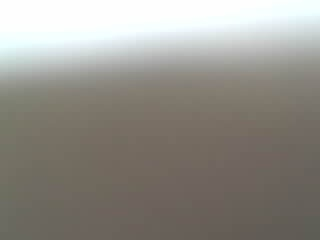
#> input picture live_feed_test.jpg, 320 x 240 px; its folder holds only this picture in this run
$ python -i neural_lighting_restorer.py   (imports and definitions only)   (older library calls are emulated)
#> lines starting #> are read from the running program, lines starting #| are printed output that depends on the picture
#> further down, picture is the input picture: shape (240, 320, 3); mean B, G, R 137.7, 144.3, 147.4
"""
Multi-Scale Retinex with Color Restoration Engine
Community Engagement Project (CEP) - SE Robotics & AI

Research Paper Foundations:
1. Guo et al. (IEEE TIP 2017) - LIME: Low-Light Image Enhancement via Illumination Map Estimation
2. Jobson et al. (1997) - A Multiscale Retinex for Bridging the Gap Between Color Images and the Human Observation of Scenes
3. Cai et al. (ICCV 2023) - Retinexformer: One-stage Retinex-based Transformer
4. Wu et al. (CVPR 2022) - URetinex-Net: Retinex-Based Deep Unfolding Network
5. Li et al. (IEEE TIP 2018) - Structure-Revealing Low-Light Image Enhancement via Robust Retinex Model

Key Equations:
- LIME Illumination Map:  T_init(x) = max_{c} I_c(x)                    [Guo Eq.3]
- Retinex Decomposition:  I(x) = R(x) * T(x)                            [Land 1977]
- MSR:  R_msr = sum_n { w_n * [log(I) - log(G_n * I)] }                 [Jobson 1997]
- Color Restoration:  C_i = beta * log(alpha * I_i / sum(I_j))           [MSRCR]
- Light-Up Map:  I_enh = I * L_hat, where L_hat = (target/T)^gamma      [Cai 2023]
"""

import cv2
import numpy as np


class MultiScaleRetinexRestorer:
    """
    Adaptive Multi-Scale Retinex with Color Restoration (MSRCR) combined with
    LIME illumination map estimation and Retinexformer-inspired light-up map.

    The engine automatically adjusts its processing intensity based on
    scene analysis — applying aggressive enhancement only when needed
    (dark scenes) and gentle processing for well-lit scenes.
    """

    def __init__(self, scales=(15, 80, 200)):
        self.scales = scales
        self.eps = 1e-6

    def _guided_filter(self, guide, src, r, eps):
        """
        Fast guided filter for edge-preserving illumination smoothing.
        Preserves structure boundaries while smoothing flat regions.
        Reference: He et al. "Guided Image Filtering" (ECCV 2010)
        """
        mean_I = cv2.boxFilter(guide, cv2.CV_32F, (r, r))
        mean_p = cv2.boxFilter(src, cv2.CV_32F, (r, r))
        mean_Ip = cv2.boxFilter(guide * src, cv2.CV_32F, (r, r))
        cov_Ip = mean_Ip - mean_I * mean_p

        mean_II = cv2.boxFilter(guide * guide, cv2.CV_32F, (r, r))
        var_I = mean_II - mean_I * mean_I

        a = cov_Ip / (var_I + eps)
        b = mean_p - a * mean_I

        mean_a = cv2.boxFilter(a, cv2.CV_32F, (r, r))
        mean_b = cv2.boxFilter(b, cv2.CV_32F, (r, r))

        return mean_a * guide + mean_b

    def _multi_scale_retinex(self, img_f):
        """
        Multi-Scale Retinex (Jobson et al. 1997)

        MSR(x,y) = sum_n { w_n * [log(I(x,y)) - log(G_n * I(x,y))] }

        Uses 3 Gaussian scales to capture local, medium, and global contrast.
        """
        log_img = np.log(img_f + 1.0)
        msr = np.zeros_like(img_f)
        w = 1.0 / len(self.scales)

        for sigma in self.scales:
            blur = cv2.GaussianBlur(img_f, (0, 0), sigma)
            msr += w * (log_img - np.log(blur + 1.0))

        return msr

    def _color_restoration(self, img_f, alpha=125.0, beta=46.0):
        """
        Color Restoration Factor (MSRCR - Jobson et al. 1997)

        C_i(x,y) = beta * log(alpha * I_i(x,y) / sum_j(I_j(x,y)))

        Prevents the grayish appearance that raw MSR produces.
        """
        img_sum = np.sum(img_f, axis=2, keepdims=True) + self.eps
        C = beta * (np.log(alpha * img_f + 1.0) - np.log(img_sum + 1.0))
        return C

    def _retinex_lightup(self, img_f, T_smooth, target=0.75, gamma=0.65):
        """
        Retinexformer-Inspired Multiplicative Light-Up (Cai et al. ICCV 2023)

        Instead of dividing by illumination (amplifies noise), multiply:
        I_enhanced = I * L_hat
        where L_hat = (target / T_norm)^gamma

        This is more stable and produces fewer artifacts than division.
        """
        T_norm = np.clip(T_smooth, self.eps, 1.0)
        L_hat = np.power(target / T_norm, gamma)
        # Clamp light-up factor to prevent extreme amplification
        L_hat = np.clip(L_hat, 0.5, 3.0)
        enhanced = img_f * L_hat[:, :, np.newaxis]
        return np.clip(enhanced, 0.0, 1.0)

    def restore(self, frame, lux_reading=None):
        """
        Process a single BGR frame through the adaptive Retinex pipeline.

        Args:
            frame: Input BGR image (uint8)
            lux_reading: Optional ambient lux from BH1750 sensor

        Returns:
            restored_bgr: Enhanced BGR image (uint8)
            gain_heatmap: False-color illumination map for inspection
            lighting_state: 'DARK_BOOST' | 'NORMALIZED' | 'GLARE_SUPPRESSION'
        """
        if frame is None or frame.size == 0:
            return frame, None, "OFFLINE"

        h, w = frame.shape[:2]
#> h = 240; w = 320
        img_f = frame.astype(np.float32) / 255.0

        # ── Scene Analysis ──
        lab = cv2.cvtColor(frame, cv2.COLOR_BGR2LAB)
#> lab: shape (240, 320, 3); mean of channels 0, 1, 2 151.4, 128, 132.1
        mean_L = float(np.mean(lab[:, :, 0]))
#> mean_L = 151.4

        valid_lux = None
        if lux_reading is not None and isinstance(lux_reading, (int, float)) and lux_reading > 0:
            valid_lux = float(lux_reading)

        if valid_lux is not None:
            is_dark = valid_lux < 70 or mean_L < 55
            is_bright = valid_lux > 500 or mean_L > 185
        else:
            is_dark = mean_L < 70
#> is_dark = False
            is_bright = mean_L > 185
#> is_bright = False

        if is_dark:
            lighting_state = "DARK_BOOST"
            lightup_target = 0.85
            lightup_gamma = 0.50
            msrcr_gain = 5.0       # Strong MSRCR for dark images
            clahe_clip = 3.0
            color_boost = 1.15
            denoise_strength = 0.6
        elif is_bright:
            lighting_state = "GLARE_SUPPRESSION"
            lightup_target = 0.55
            lightup_gamma = 1.1
            msrcr_gain = 1.5
            clahe_clip = 1.0
            color_boost = 1.0
            denoise_strength = 0.1
        else:
            lighting_state = "NORMALIZED"
            lightup_target = 0.70
            lightup_gamma = 0.80
            msrcr_gain = 2.5
            clahe_clip = 1.5
            color_boost = 1.05
            denoise_strength = 0.2

        # ── 1. LIME Illumination Map (Guo et al. Eq. 3, 4, 7) ──
        T_init = np.max(img_f, axis=2)  # Max-RGB initial estimate

        # Dual filtering: bilateral for edge preservation + guided for structure
        T_u8 = (T_init * 255.0).astype(np.uint8)
        # Downsample for speed
        scale = max(1, min(h, w) // 320)
#> scale = 1
        if scale > 1:
            T_small = cv2.resize(T_u8, (w // scale, h // scale), interpolation=cv2.INTER_AREA)
        else:
            T_small = T_u8
        T_bilateral = cv2.bilateralFilter(T_small, d=7, sigmaColor=30, sigmaSpace=30)
        if scale > 1:
            T_bilateral = cv2.resize(T_bilateral, (w, h), interpolation=cv2.INTER_LINEAR)
        T_bilateral_f = T_bilateral.astype(np.float32) / 255.0

        # Guided filter for structure-aware refinement
        T_smooth = self._guided_filter(T_init, T_bilateral_f, r=15, eps=0.01)
        T_smooth = np.clip(T_smooth, self.eps, 1.0)

        # Ensure T >= max(I) everywhere (Guo et al. Eq. 4 - prevents saturation)
        T_smooth = np.maximum(T_smooth, T_init)

        # ── 2. Retinexformer Light-Up Map ──
        enhanced = self._retinex_lightup(img_f, T_smooth, lightup_target, lightup_gamma)
#> in _retinex_lightup, `L_hat = np.power(target / T_norm, gamma)`:
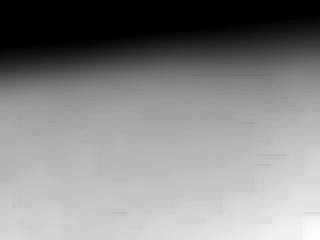
#> L_hat: shape (240, 320) float32; min 0.752, max 1.68, mean 1.24; drawn with min black and max white

        # ── 3. Multi-Scale Retinex in CIE-LAB Luminance Space (3x Fast Pass) ──
        # Operating on L-channel prevents costly 3-channel Gaussian loops and preserves color fidelity
        L_enh = lab[:, :, 0].astype(np.float32) / 255.0
        # Multi-scale downscale proxy for high-resolution images
        msr_scale = max(1, min(h, w) // 280)
#> msr_scale = 1
        if msr_scale > 1:
            L_small = cv2.resize(L_enh, (w // msr_scale, h // msr_scale), interpolation=cv2.INTER_AREA)
        else:
            L_small = L_enh

        log_L = np.log(L_small + 1.0)
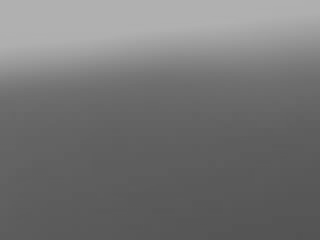
#> log_L: shape (240, 320) float32; min 0.328, max 0.693, mean 0.458
        msr_L_small = np.zeros_like(L_small)
        w_msr = 1.0 / len(self.scales)
        for sigma in self.scales:
            s_scaled = max(1.0, sigma / float(msr_scale))
            blur = cv2.GaussianBlur(L_small, (0, 0), s_scaled)
            msr_L_small += w_msr * (log_L - np.log(blur + 1.0))
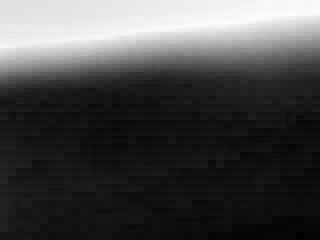
#> msr_L_small: shape (240, 320) float32; min -0.059, max 0.131, mean -0.00453; drawn with min black and max white

        if msr_scale > 1:
            msr_L = cv2.resize(msr_L_small, (w, h), interpolation=cv2.INTER_LINEAR)
        else:
            msr_L = msr_L_small

        # Normalize MSR luminance response
        mn_l, mx_l = msr_L.min(), msr_L.max()
#> mn_l = -0.059; mx_l = 0.131
        if mx_l > mn_l:
            msr_L_norm = (msr_L - mn_l) / (mx_l - mn_l)
        else:
            msr_L_norm = L_enh

        # Blend Retinexformer light-up with MSR luminance
        if lighting_state == "DARK_BOOST":
            alpha_msr = 0.35
            blend_gain = (1.0 - alpha_msr) + alpha_msr * msr_L_norm[:, :, np.newaxis]
            blend = np.clip(enhanced * blend_gain * msrcr_gain * 0.4, 0.0, 1.0)
        else:
            alpha_msr = 0.12 if lighting_state == "NORMALIZED" else 0.06
            blend_gain = (1.0 - alpha_msr) + alpha_msr * msr_L_norm[:, :, np.newaxis]
            blend = np.clip(enhanced * blend_gain, 0.0, 1.0)


        # ── 4. CLAHE on L Channel (Adaptive Local Contrast) ──
        blend_u8 = (blend * 255.0).astype(np.uint8)
        lab_enh = cv2.cvtColor(blend_u8, cv2.COLOR_BGR2LAB)
#> lab_enh: shape (240, 320, 3); mean of channels 0, 1, 2 158.4, 128.3, 133
        clahe = cv2.createCLAHE(clipLimit=clahe_clip, tileGridSize=(8, 8))
        lab_enh[:, :, 0] = clahe.apply(lab_enh[:, :, 0])
#> lab_enh: shape (240, 320, 3); mean of channels 0, 1, 2 162.7, 128.3, 133
        blend_u8 = cv2.cvtColor(lab_enh, cv2.COLOR_LAB2BGR)
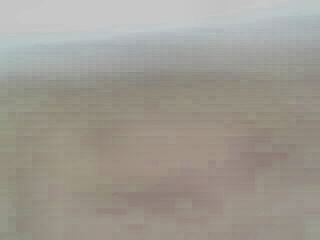
#> blend_u8: shape (240, 320, 3); mean B, G, R 145.9, 154.3, 158.8

        # ── 5. Illumination-Weighted Denoising ──
        if denoise_strength > 0.05:
            denoised = cv2.bilateralFilter(blend_u8, d=5, sigmaColor=20, sigmaSpace=20)
            # More denoising in darker areas
            weight = (1.0 - T_smooth) * denoise_strength
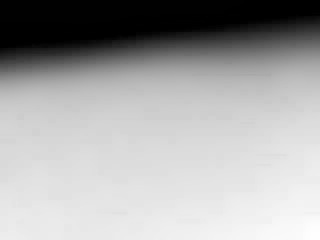
#> weight: shape (240, 320) float32; min 0, max 0.127, mean 0.0828; drawn with min black and max white
            weight_3d = weight[:, :, np.newaxis]
            blend_u8 = (blend_u8.astype(np.float32) * (1.0 - weight_3d) +
                        denoised.astype(np.float32) * weight_3d).astype(np.uint8)

        # ── 6. Unsharp Masking (Edge Crispness) ──
        gauss = cv2.GaussianBlur(blend_u8, (0, 0), 2.0)
        sharp = cv2.addWeighted(blend_u8, 1.3, gauss, -0.3, 0)

        # ── 7. Color Boost in HSV ──
        if color_boost > 1.0:
            hsv = cv2.cvtColor(sharp, cv2.COLOR_BGR2HSV).astype(np.float32)
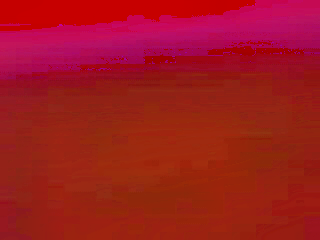
#> hsv: shape (240, 320, 3) float32; mean B, G, R 30.4, 25.7, 159.9
            hsv[:, :, 1] = np.clip(hsv[:, :, 1] * color_boost, 0, 255)
            sharp = cv2.cvtColor(hsv.astype(np.uint8), cv2.COLOR_HSV2BGR)

        # ── 8. Illumination Gain Heatmap ──
        norm_t = np.clip(T_smooth * 255.0, 0, 255).astype(np.uint8)
        gain_heatmap = cv2.applyColorMap(norm_t, cv2.COLORMAP_TURBO)
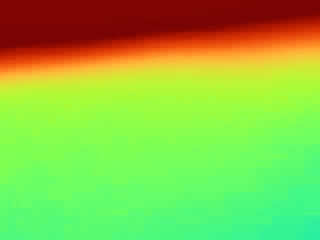
#> gain_heatmap: shape (240, 320, 3); mean B, G, R 68.4, 194, 140

        return sharp, gain_heatmap, lighting_state


# Backwards compatibility alias
NeuralLightingRestorer = MultiScaleRetinexRestorer

>>> import cv2
>>> picture = cv2.imread('../live_feed_test.jpg')
>>> result = MultiScaleRetinexRestorer().restore(picture)
